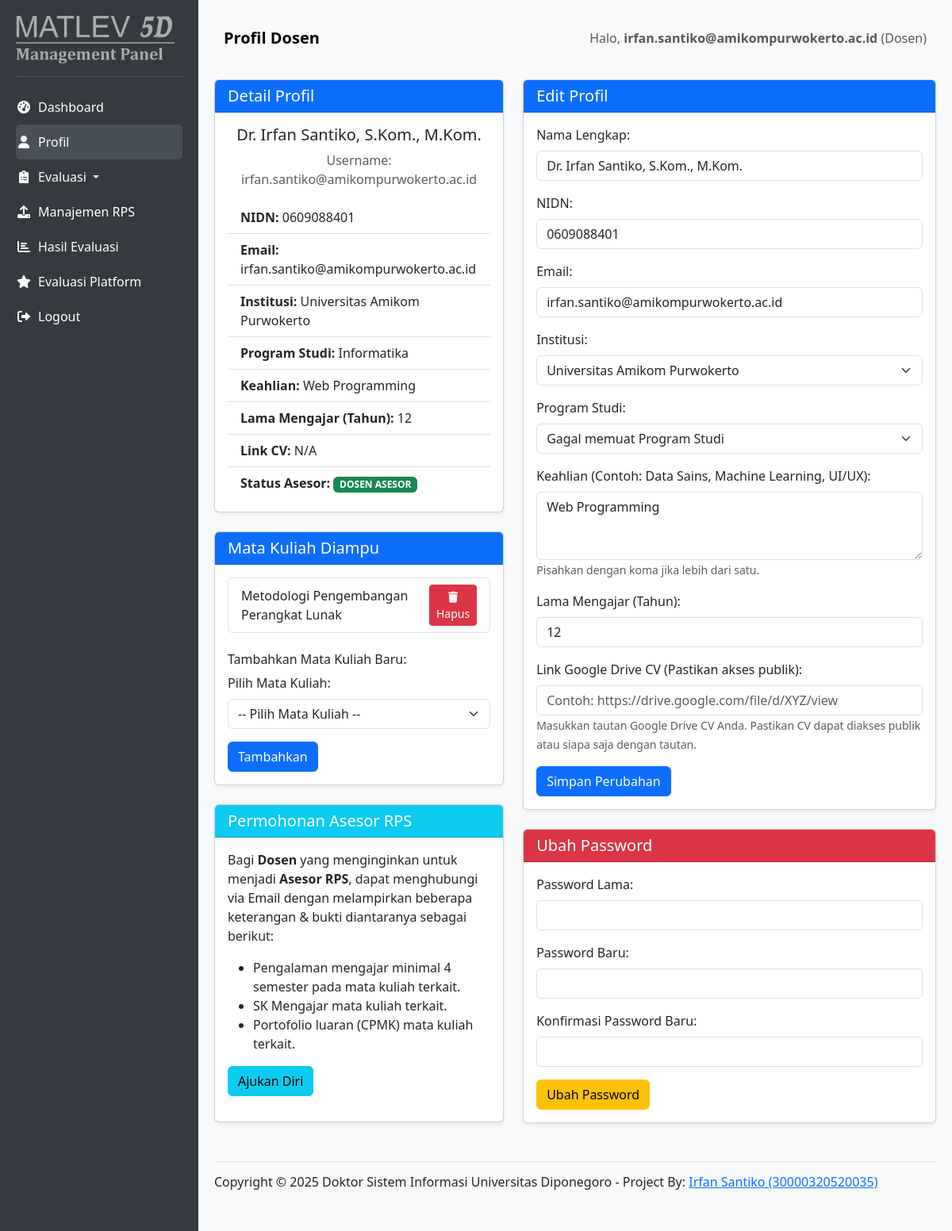
The app's page /views/dosen/dosen_profile.php (signed in) with its own data.
### tables this page shows
CREATE TABLE `dosen_details` (
  `user_id` int(11) NOT NULL,
  `full_name` varchar(255) NOT NULL,
  `nidn` varchar(50) DEFAULT NULL,
  `institution_id` int(11) NOT NULL,
  `program_of_study_id` int(11) NOT NULL,
  `bidang_ilmu` varchar(255) DEFAULT NULL,
  `keahlian` text DEFAULT NULL,
  `lama_mengajar_tahun` int(11) DEFAULT NULL,
  `cv_file_path` varchar(255) DEFAULT NULL
);

CREATE TABLE `users` (
  `id` int(11) NOT NULL,
  `role_id` int(11) NOT NULL,
  `username` varchar(100) NOT NULL,
  `password_hash` varchar(255) NOT NULL,
  `full_name` varchar(255) NOT NULL,
  `sex` enum('Pria','Wanita') DEFAULT NULL,
  `email` varchar(255) DEFAULT NULL,
  `phone` varchar(50) DEFAULT NULL,
  `is_assessor` tinyint(1) DEFAULT 0,
  `assessor_proof_document_path` varchar(255) DEFAULT NULL,
  `assessor_verified_by_user_id` int(11) DEFAULT NULL,
  `assessor_verified_at` datetime DEFAULT NULL,
  `created_at` timestamp NULL DEFAULT current_timestamp(),
  `updated_at` timestamp NULL DEFAULT current_timestamp() ON UPDATE current_timestamp()
);

CREATE TABLE `institutions` (
  `id` int(11) NOT NULL,
  `kode_pt` varchar(20) NOT NULL,
  `nama_pt` varchar(255) NOT NULL,
  `alamat_pt` text DEFAULT NULL,
  `telp_pt` varchar(50) DEFAULT NULL,
  `email_pt` varchar(255) DEFAULT NULL,
  `created_at` timestamp NULL DEFAULT current_timestamp()
);

CREATE TABLE `programs_of_study` (
  `id` int(11) NOT NULL,
  `institution_id` int(11) NOT NULL,
  `program_name` varchar(255) NOT NULL,
  `level` enum('D3','S1','S2','S3') NOT NULL,
  `created_at` timestamp NULL DEFAULT current_timestamp()
);

CREATE TABLE `courses` (
  `id` int(11) NOT NULL,
  `institution_id` int(11) NOT NULL,
  `program_of_study_id` int(11) NOT NULL,
  `course_name` varchar(255) NOT NULL,
  `courses_type` varchar(100) DEFAULT NULL,
  `semester` varchar(50) DEFAULT NULL,
  `sks_credits` int(11) DEFAULT NULL,
  `rps_file_path` varchar(255) DEFAULT NULL,
  `created_at` timestamp NULL DEFAULT current_timestamp(),
  `updated_at` datetime NOT NULL DEFAULT current_timestamp() ON UPDATE current_timestamp()
);

### views/dosen/dosen_profile.php (the view, shortened to what the rows shown need)
<?php
require_once '../../config/database.php';
$user_id = $_SESSION['user_id'];
$is_asesor = $_SESSION['is_asesor'];
$dosen_data = [];
$institutions = [];
$dosen_courses = [];
try {
    $stmt = $pdo->prepare("
        SELECT
            u.id AS user_id,
            u.username,
            u.email,
            dd.full_name,
            dd.nidn,
            dd.keahlian,           /* Menambahkan kolom keahlian */
            dd.lama_mengajar_tahun, /* Menambahkan kolom lama_mengajar_tahun */
            dd.cv_file_path,      /* Menambahkan kolom cv_file_path */
            dd.institution_id,
            dd.program_of_study_id,
            inst.nama_pt AS institution_name,
            pos.program_name AS program_of_study_name
        FROM users u
        LEFT JOIN dosen_details dd ON u.id = dd.user_id
        LEFT JOIN institutions inst ON dd.institution_id = inst.id
        LEFT JOIN programs_of_study pos ON dd.program_of_study_id = pos.id
        WHERE u.id = :user_id AND u.role_id = 2
    ");
    $stmt->execute([':user_id' => $user_id]);
    $dosen_data = $stmt->fetch(PDO::FETCH_ASSOC);
    $stmt_inst = $pdo->query("SELECT id, nama_pt AS name FROM institutions ORDER BY nama_pt");
    $institutions = $stmt_inst->fetchAll(PDO::FETCH_ASSOC);
    if (!empty($dosen_data['user_id'])) {
        $stmt_dosen_courses = $pdo->prepare("
            SELECT c.id, c.course_name
            FROM dosen_courses dc
            JOIN courses c ON dc.course_id = c.id
            WHERE dc.dosen_id = :dosen_id
            ORDER BY c.course_name
        ");
        $stmt_dosen_courses->execute([':dosen_id' => $dosen_data['user_id']]);
        $dosen_courses = $stmt_dosen_courses->fetchAll(PDO::FETCH_ASSOC);
    }
} catch (PDOException $e) {
    error_log("Error fetching dosen profile data: " . $e->getMessage());
    $error = "Terjadi kesalahan saat memuat data profil: " . $e->getMessage();
}
?>
<!DOCTYPE html>
<html lang="en">
<head>
    <link href="https://cdn.jsdelivr.net/npm/bootstrap@5.3.3/dist/css/bootstrap.min.css" rel="stylesheet">
    <link rel="stylesheet" href="https://cdnjs.cloudflare.com/ajax/libs/font-awesome/6.0.0-beta3/css/all.min.css">
</head>
<body>
    <div id="content">
        <div class="row">
            <div class="col-md-5">
				<div class="card shadow-sm mb-4">
                    <div class="card-body text-center">
						<h5><?php echo htmlspecialchars($dosen_data['full_name'] ?? 'N/A'); ?></h5>
						<p class="text-muted">Username: <?php echo htmlspecialchars($dosen_data['username'] ?? 'N/A'); ?></p>
						<ul class="list-group list-group-flush text-start mt-3">
							<li class="list-group-item"><strong>NIDN:</strong> <?php echo htmlspecialchars($dosen_data['nidn'] ?? 'N/A'); ?></li>
							<li class="list-group-item"><strong>Email:</strong> <?php echo htmlspecialchars($dosen_data['email'] ?? 'N/A'); ?></li>
							<li class="list-group-item"><strong>Institusi:</strong> <?php echo htmlspecialchars($dosen_data['institution_name'] ?? 'N/A'); ?></li>
							<li class="list-group-item"><strong>Program Studi:</strong> <?php echo htmlspecialchars($dosen_data['program_of_study_name'] ?? 'N/A'); ?></li>
							<li class="list-group-item"><strong>Keahlian:</strong> <?php echo htmlspecialchars($dosen_data['keahlian'] ?? 'N/A'); ?></li>
							<li class="list-group-item"><strong>Lama Mengajar (Tahun):</strong> <?php echo htmlspecialchars($dosen_data['lama_mengajar_tahun'] ?? 'N/A'); ?></li>
							<li class="list-group-item"><strong>Link CV:</strong>
								<?php if (!empty($dosen_data['cv_file_path'])): ?>
									<a href="<?php echo htmlspecialchars($dosen_data['cv_file_path']); ?>" target="_blank" class="btn btn-sm btn-info">Lihat CV <i class="fas fa-external-link-alt"></i></a>
								<?php else: ?>
									N/A
								<?php endif; ?>
							</li>
							<li class="list-group-item"><strong>Status Asesor:</strong> <?php echo ($is_asesor ? '<span class="badge bg-success">DOSEN ASESOR</span>' : '<span class="badge bg-info">DOSEN BIASA</span>'); ?></li>
						</ul>
					</div>
                </div>
                <div class="card shadow-sm mb-4">
                    <div class="card-body">
                        <?php if (empty($dosen_courses)): ?>
                            <p class="text-muted">Belum ada mata kuliah yang Anda ampu.</p>
                        <?php else: ?>
                            <ul class="list-group mb-3">
                                <?php foreach ($dosen_courses as $course): ?>
                                    <li class="list-group-item d-flex justify-content-between align-items-center">
                                        <?php echo htmlspecialchars($course['course_name']); ?>
                                        <form action="dosen_profile.php" method="POST" style="display: inline-block;">
                                            <button type="submit" name="remove_course" class="btn btn-sm btn-danger" onclick="return confirm('Yakin ingin menghapus mata kuliah ini dari daftar yang Anda ampu?');">
                                                <i class="fas fa-trash"></i> Hapus
                                            </button>
                                        </form>
                                    </li>
                                <?php endforeach; ?>
                            </ul>
                        <?php endif; ?>
                    </div>
                </div>
            </div><div class="col-md-7"><div class="card shadow-sm mb-4">
                    <div class="card-body">
                        <form action="dosen_profile.php" method="POST">
                            <div class="mb-3">
                                <label for="full_name" class="form-label">Nama Lengkap:</label>
                                <input type="text" class="form-control" id="full_name" name="full_name" value="<?php echo htmlspecialchars($dosen_data['full_name'] ?? ''); ?>" required>
                            </div>
                            <div class="mb-3">
                                <label for="nidn" class="form-label">NIDN:</label>
                                <input type="text" class="form-control" id="nidn" name="nidn" value="<?php echo htmlspecialchars($dosen_data['nidn'] ?? ''); ?>" required>
                            </div>
                             <div class="mb-3">
                                <label for="email" class="form-label">Email:</label>
                                <input type="email" class="form-control" id="email" name="email" value="<?php echo htmlspecialchars($dosen_data['email'] ?? ''); ?>" required>
                            </div>
                            <div class="mb-3">
                                <label for="institution_id" class="form-label">Institusi:</label>
                                <select class="form-select" id="institution_id" name="institution_id" required>
                                    <?php foreach ($institutions as $inst): ?>
                                        <option value="<?php echo htmlspecialchars($inst['id']); ?>"
                                            <?php echo (isset($dosen_data['institution_id']) && $dosen_data['institution_id'] == $inst['id']) ? 'selected' : ''; ?>>
                                            <?php echo htmlspecialchars($inst['name']); ?>
                                        </option>
                                    <?php endforeach; ?>
                                </select>
                            </div>
                            <div class="mb-3">
                                <label for="keahlian" class="form-label">Keahlian (Contoh: Data Sains, Machine Learning, UI/UX):</label>
                                <textarea class="form-control" id="keahlian" name="keahlian" rows="3"><?php echo htmlspecialchars($dosen_data['keahlian'] ?? ''); ?></textarea>
                                <small class="form-text text-muted">Pisahkan dengan koma jika lebih dari satu.</small>
                            </div>
                            <div class="mb-3">
                                <label for="lama_mengajar_tahun" class="form-label">Lama Mengajar (Tahun):</label>
                                <input type="number" class="form-control" id="lama_mengajar_tahun" name="lama_mengajar_tahun" value="<?php echo htmlspecialchars($dosen_data['lama_mengajar_tahun'] ?? ''); ?>" min="0">
                            </div>
                        </form>
                    </div>
                </div>
            </div></div>
    </div>
</body>
</html>

### records on screen
dosen_details: full_name "Dr. Irfan Santiko, S.Kom., M.Kom.", user_id.username "irfan.santiko@amikompurwokerto.ac.id", nidn "0609088401", user_id.email "irfan.santiko@amikompurwokerto.ac.id", institution.nama_pt "Universitas Amikom Purwokerto", program_of_study.program_name "Informatika", keahlian "Web Programming", lama_mengajar_tahun "12", email "irfan.santiko@amikompurwokerto.ac.id", institution_id "Universitas Amikom Purwokerto"
courses: course_name "Metodologi Pengembangan Perangkat Lunak"

### other values on screen
$username "irfan.santiko@amikompurwokerto.ac.id"
$role_name "Dosen"
